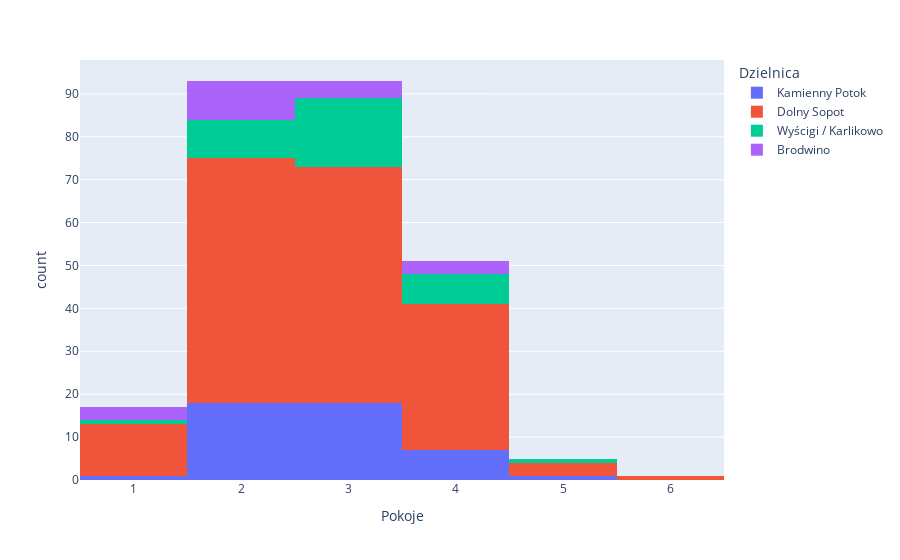

The notebook cell this image was saved under:
### Code cell
#Mieszkania według ilości pokoi 
px.histogram(df_sopot, x="Pokoje", color="Dzielnica").show()

### Figure 1 — Plotly figure (JSON) as saved in the notebook; plotly's stock layout.template omitted (floating-point values rounded to 4 significant figures; data arrays with more than 128 entries replaced by an {"elided": "..."} marker saying what was removed)
{"data": [{"alignmentgroup": "True", "bingroup": "x", "hovertemplate": "Dzielnica=Kamienny Potok<br>Pokoje=%{x}<br>count=%{y}<extra></extra>", "legendgroup": "Kamienny Potok", "marker": {"color": "#636efa", "pattern": {"shape": ""}}, "name": "Kamienny Potok", "offsetgroup": "Kamienny Potok", "orientation": "v", "showlegend": true, "type": "histogram", "x": [2, 3, 3, 4, 3, 4, 2, 2, 3, 2, 4, 2, 3, 2, 3, 2, 4, 3, 2, 4, 3, 3, 3, 3, 2, 2, 4, 2, 1, 3, 2, 2, 3, 2, 3, 2, 3, 5, 2, 3, 3, 2, 3, 4, 2], "xaxis": "x", "yaxis": "y"}, {"alignmentgroup": "True", "bingroup": "x", "hovertemplate": "Dzielnica=Dolny Sopot<br>Pokoje=%{x}<br>count=%{y}<extra></extra>", "legendgroup": "Dolny Sopot", "marker": {"color": "#EF553B", "pattern": {"shape": ""}}, "name": "Dolny Sopot", "offsetgroup": "Dolny Sopot", "orientation": "v", "showlegend": true, "type": "histogram", "x": {"elided": "162 int values"}, "xaxis": "x", "yaxis": "y"}, {"alignmentgroup": "True", "bingroup": "x", "hovertemplate": "Dzielnica=Wyścigi / Karlikowo<br>Pokoje=%{x}<br>count=%{y}<extra></extra>", "legendgroup": "Wyścigi / Karlikowo", "marker": {"color": "#00cc96", "pattern": {"shape": ""}}, "name": "Wyścigi / Karlikowo", "offsetgroup": "Wyścigi / Karlikowo", "orientation": "v", "showlegend": true, "type": "histogram", "x": [4, 2, 3, 3, 4, 2, 4, 2, 3, 4, 4, 2, 3, 2, 4, 3, 2, 3, 2, 2, 3, 4, 1, 3, 3, 3, 3, 3, 5, 2, 3, 3, 3, 3], "xaxis": "x", "yaxis": "y"}, {"alignmentgroup": "True", "bingroup": "x", "hovertemplate": "Dzielnica=Brodwino<br>Pokoje=%{x}<br>count=%{y}<extra></extra>", "legendgroup": "Brodwino", "marker": {"color": "#ab63fa", "pattern": {"shape": ""}}, "name": "Brodwino", "offsetgroup": "Brodwino", "orientation": "v", "showlegend": true, "type": "histogram", "x": [4, 3, 2, 2, 3, 1, 2, 2, 1, 4, 2, 4, 2, 1, 2, 2, 3, 2, 3], "xaxis": "x", "yaxis": "y"}], "layout": {"barmode": "relative", "legend": {"title": {"text": "Dzielnica"}, "tracegroupgap": 0}, "margin": {"t": 60}, "xaxis": {"anchor": "y", "domain": [0, 1], "title": {"text": "Pokoje"}}, "yaxis": {"anchor": "x", "domain": [0, 1], "title": {"text": "count"}}}}
